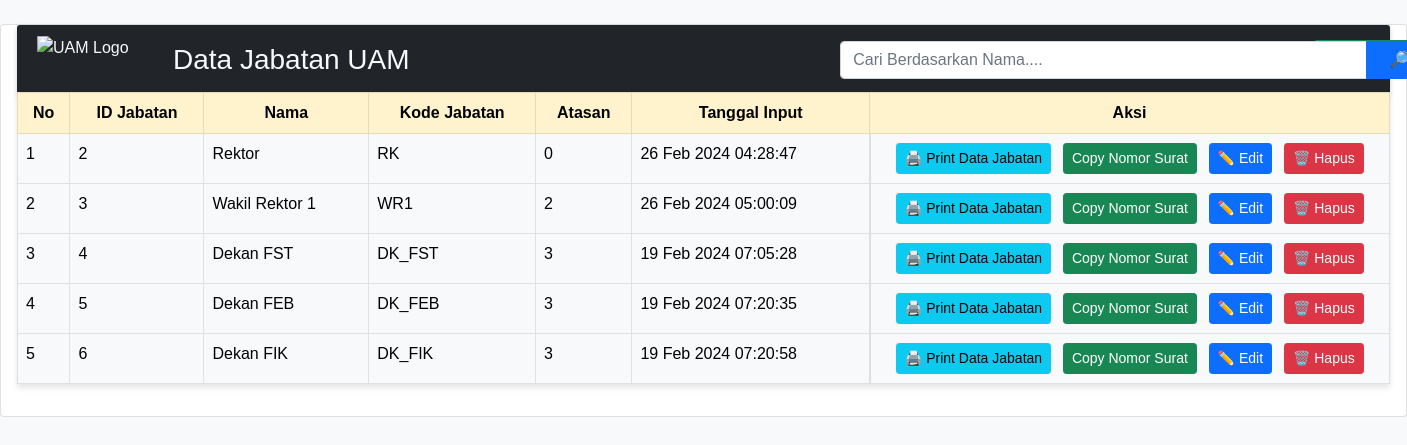
The page / on the database its author committed.
### tables this page shows
CREATE TABLE `jabatan` (
  `idjab` int(11) NOT NULL,
  `nama` varchar(100) NOT NULL,
  `kodejab` varchar(25) NOT NULL,
  `atasan` int(11) DEFAULT NULL,
  `date` timestamp NULL DEFAULT current_timestamp()
);

### index.php (the view, shortened to what this page needs)
<?php
$host = "localhost";
$user = "root";
$pass = "";
$db = "disposisiuam";
$koneksi = mysqli_connect($host, $user, $pass, $db);
?>
<!DOCTYPE html>
<html lang="en">
<head>
    <link href="https://cdn.jsdelivr.net/npm/bootstrap@5.0.2/dist/css/bootstrap.min.css" rel="stylesheet">
</head>
<body>
    <div class="mx-auto">
        <div class="card mt-4">
            <div class="card-header header-name bg-dark text-light">
                <div class="d-flex align-items-center">
                    <img src="https://uam.ac.id/wp-content/uploads/2022/07/logo_horizontal-1024x410.png" width="120px" height="48px" class="logo me-3" alt="UAM Logo">
                    <h3 class="header-title mb-0">Data Jabatan UAM</h3>
                </div>
                <form class="search-form form-inline me-3" method="GET" action="index.php">
                    <div class="input-group">
                        <input type="text" class="form-control search-input" placeholder="Cari Berdasarkan Nama...." name="q" value="<?php echo isset($_GET['q']) ? $_GET['q'] : ''; ?>">
                        <button class="btn btn-primary" type="submit">🔎 Cari</button>
                    </div>
                </form>
                <button type="button" class="btn btn-success btn-tambah me-3" data-bs-toggle="modal" data-bs-target="#modalTambahData">➕ Tambah Data</button>
                <form method="post" name="logout">
                    <button type="button" class="btn btn-danger" id="btn-logout">Logout</button>
                </form>
            </div>
            <div class="card-body card-wrap table-responsive">
                <table class="table table-light table-bordered table-hover">
                    <thead class="table-warning text-center">
                        <tr>
                            <th scope="col">No</th>
                            <th scope="col">ID Jabatan</th>
                            <th scope="col">Nama</th>
                            <th scope="col">Kode Jabatan</th>
                            <th scope="col">Atasan</th>
                            <th scope="col">Tanggal Input</th>
                            <th class="th-aksi-utama" scope="col">Aksi</th>
                        </tr>
                    </thead>
                    <tbody class="wrap-table-data">
                        <?php
                        $q_data = isset($_GET['q']) ? $_GET['q'] : '';
                        if ($q_data != '') {
                            $q_data = "SELECT * FROM jabatan WHERE nama LIKE '%$q_data%' ORDER BY idjab";
                        } else {
                            $q_data = "SELECT * FROM jabatan ORDER BY idjab";
                        }
                        $query = mysqli_query($koneksi, $q_data);
                        $no = 1;
                        while ($r_data = mysqli_fetch_array($query)) {
                            $idjab = $r_data['idjab'];
                            $nama = $r_data['nama'];
                            $kodejab = $r_data['kodejab'];
                            $atasan = $r_data['atasan'];
                            $tanggal = date("d M Y H:i:s", strtotime($r_data['date']));
                        ?>
                        <tr class="tr-table-utama">
                            <td><?php echo $no++ ?></td>
                            <td><?php echo $idjab ?></td>
                            <td><?php echo $nama ?></td>
                            <td><?php echo $kodejab ?></td>
                            <td><?php echo $atasan ?></td>
                            <td><?php echo $tanggal ?></td>
                            <td class="td-aksi-utama">
                                <button type="button" class="btn btn-info btn-sm" data-idjab="<?php echo $idjab ?>" onclick="window.location.href='print_page.php?id=<?php echo $idjab ?>'">🖨️ Print Data Jabatan</button>
                                <button type="button" class="btn btn-success btn-sm" onclick="copyToClipboard('<?php echo $idjab.'/'.$nama.'/'.$kodejab.'/'.$atasan ?>')">Copy Nomor Surat</button>
                                <button type="button" class="btn btn-primary btn-sm edit-btn" data-bs-toggle="modal" data-bs-target="#modalEditData"
                                    data-idjab="<?php echo $idjab ?>" data-nama="<?php echo $nama ?>" data-kodejab="<?php echo $kodejab ?>" data-atasan="<?php echo $atasan ?>">✏️ Edit</button>
                                <button type="button" class="btn btn-danger btn-sm delete-btn" data-id="<?php echo $idjab ?>">🗑️ Hapus</button>
                            </td>
                        </tr>
                        <?php } ?>
                    </tbody>
                </table>
            </div>
        </div>
    </div>
</body>
</html>

### index.php (style rules this page uses)
body { background-color: #f8f9fa; font-family: Arial, sans-serif; }
.card .card-header { margin: 0 16px -19px!important; }
.header-name { background-color: #343a40; color: #fff; padding: 10px 20px; display: flex; justify-content: space-between; align-items: center; box-shadow: 0 2px 5px rgba(0, 0, 0, 0.2); }
.search-form { margin-bottom: 10px; }
.card .search-form .input-group { margin-bottom: -10px; }
.card .search-form .input-group .btn-primary { width: 100px; margin-right: -600px!important; }
.header-name .btn-success { margin: 5px -585px 5px 0px!important; padding: 8px 15px; font-size: 14px; }
.table { background-color: #fff; box-shadow: 0 4px 6px rgba(0, 0, 0, 0.1); }
.table-warning tr .th-aksi-utama { width: 520px; }
.table .btn { margin: 1px -5px; }
.wrap-table-data .tr-table-utama .td-aksi-utama { display: flex; justify-content: space-evenly; }

### rows shown on the page
jabatan: idjab "2", nama "Rektor", kodejab "RK", atasan "0", date "26 Feb 2024 04:28:47"
jabatan: idjab "3", nama "Wakil Rektor 1", kodejab "WR1", atasan "2", date "26 Feb 2024 05:00:09"
jabatan: idjab "4", nama "Dekan FST", kodejab "DK_FST", atasan "3", date "19 Feb 2024 07:05:28"
jabatan: idjab "5", nama "Dekan FEB", kodejab "DK_FEB", atasan "3", date "19 Feb 2024 07:20:35"
jabatan: idjab "6", nama "Dekan FIK", kodejab "DK_FIK", atasan "3", date "19 Feb 2024 07:20:58"
